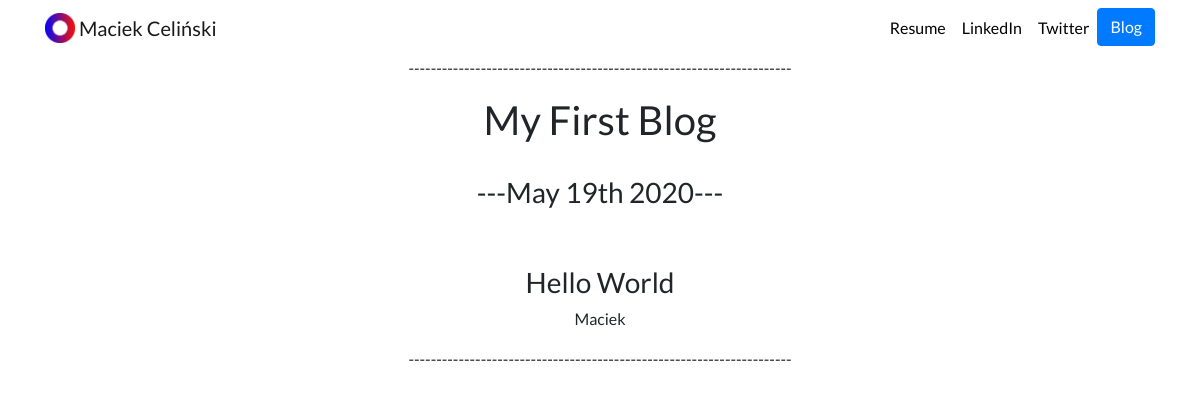
Page /blog/1/ on the committed database.
### blog/models.py (models this page shows, shortened)
class Blog(models.Model):
    title = models.CharField(max_length=120)
    content = models.TextField()
    author = models.CharField(max_length=50)
    date = models.DateField(null=True)

### blog/views.py (the view)
# urls.py: path("<int:blog_id>/", views.detail, name='detail')
def detail(request, blog_id):
    blog = get_object_or_404(Blog, pk=blog_id)
    return render(request, 'blog/detail.html', {'blog': blog})

### blog/templates/blog/detail.html
{% extends 'portfolio/base.html' %}
{% block content %}
<div class="text-center">
    <p>---------------------------------------------------------------------</p>
    <h1>{{ blog.title }}</h1>
    <br/>
    <h3>---{{ blog.date|date:'F jS Y' }}---</h3>
    <br/>
    <br/>
    <h3>{{ blog.content|safe }}</h3>
    <p>{{ blog.author }}</p>
    <p>---------------------------------------------------------------------</p>
</div>
{% endblock %}

### portfolio/static/portfolio/custom.css (style rules this page uses)
body { font-family: 'Lato', sans-serif; }

### rows in the picture
Blog: title "My First Blog", date "May 19th 2020", content "Hello World", author "Maciek"
